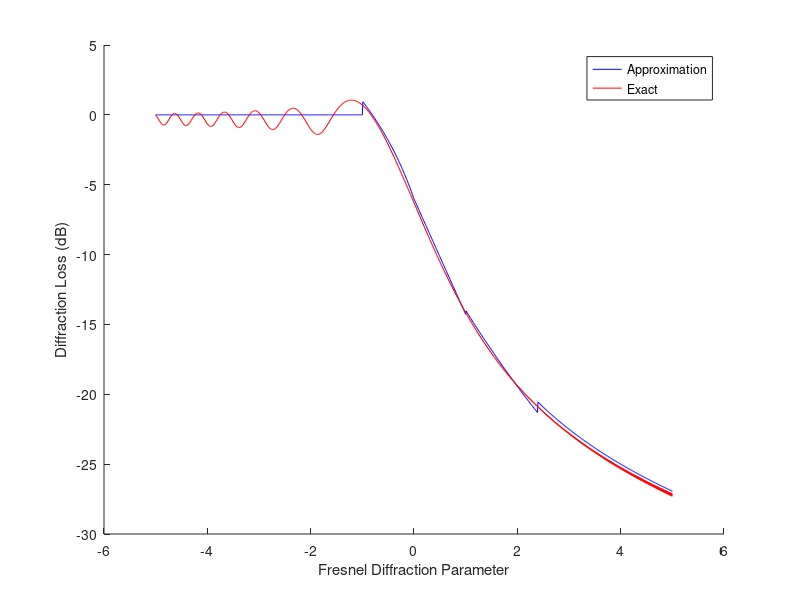

MATLAB code to generate this figure:
%  College Name: Indian Institute of Information Technology Nagpur
%  Subject: Wireless Communication
%  Created By: Aryan Mewara
%  Created On: 21.02.2024 
%  Project Name: Knife Edge Model
%  Tool: Matlab
%  Description: 


clc
clear all 
close all 
v=-5:0.01:5; 
G = zeros(size(v));
F = zeros(size(v));
for n=1:length(v)     
   if v(n) <= -1         
      G(n)=0;     
   elseif v(n) <= 0         
      G(n)=20*log10(0.5-0.62*v(n));     
   elseif v(n) <= 1         
      G(n)=20*log10(0.5*exp(-0.95*v(n)));     
   elseif v(n) <= 2.4         
      G(n)=20*log10(0.4-sqrt(0.1184-(0.38-0.1*v(n))^2));     
   else         
      G(n)=20*log10(0.225/v(n));     
   end      
   v_vector=v(n):0.01:v(n)+100;          
   F(n)=((1+1i)/2)*sum(exp((-1i*pi*(v_vector).^2)/2));      
end 
F=abs(F)/(abs(F(1))); 
figure;
hold on;
plot(v, G, 'b') 
plot(v, 20*log10(F),'r') 
xlabel('Fresnel Diffraction Parameter') 
ylabel('Diffraction Loss (dB)')
legend('Approximation', 'Exact') 
hold off;